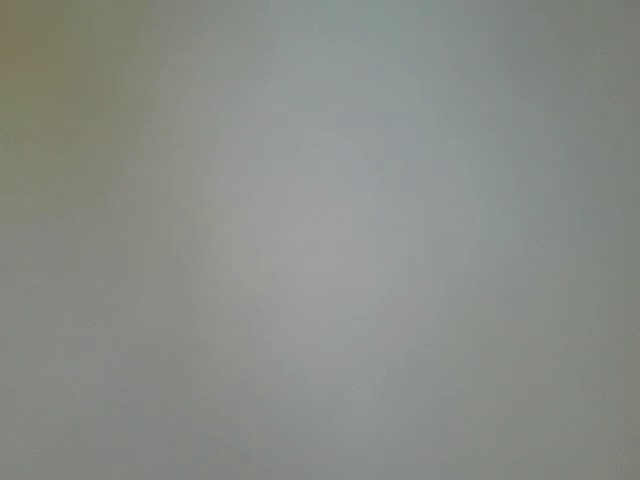
#> input picture frame 5 of Vision.mp4, 640 x 480 px, given in place of the camera
$ jupyter execute 'Video Analysis.ipynb'   (text cells are left out)
#> lines starting #> are read from the running program, lines starting #| are printed output that depends on the picture; after the words box and inside, x2 and y2 are one past the last pixel; in counts of white or black regions, pixels touching at a corner belong together
[cell 1]
# Connecting OCV to camera.
# Before connecting to a video, make sure all the kernels of other jupyert files is off.
# When multiple kernels are on they cause noise to the Algorithms of OCV.
# Streaming video directly from webcam, Documentation : https://opencv.org/ .

import cv2
import numpy as np
import time
cap = cv2.VideoCapture(0)

width = int(cap.get(cv2.CAP_PROP_FRAME_WIDTH))
height = int(cap.get(cv2.CAP_PROP_FRAME_HEIGHT))

writer = cv2.VideoWriter('Vision.mp4', cv2.VideoWriter_fourcc(*'DIVX'), 20, (width,height))

while True:
    re, frame = cap.read()
#> frame is the input picture: shape (480, 640, 3); mean B, G, R 135, 140.7, 136.9
    writer.write(frame)
    gray = cv2.cvtColor(frame, cv2.COLOR_BGR2GRAY)
    cv2.imshow('frame', gray)
    if cv2.waitKey(1) & 0xFF == ord('q'):
#> (key q is pressed here)
        break

cap.release()
writer.release()
cv2.destroyAllWindows()

[cell 2]
# gray = black & white video/image.

while True:
    re, frame = cap.read()
    writer.write(frame)
    gray = cv2.cvtColor(frame, cv2.COLOR_BGR2GRAY)
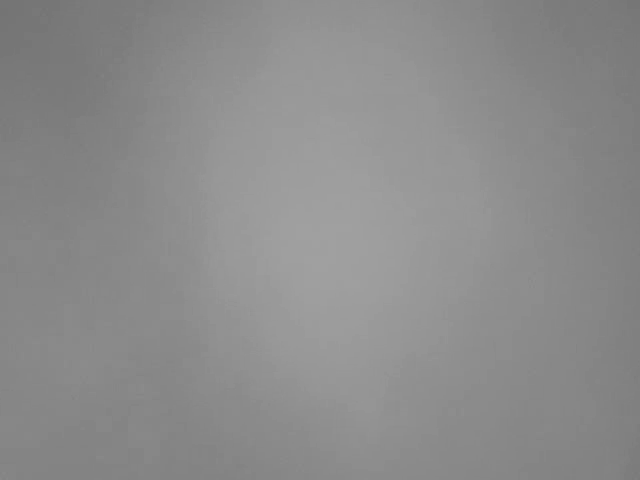
#> gray: shape (480, 640); min 116, max 160, mean 139.9
    cv2.imshow('frame', gray)
    if cv2.waitKey(1) & 0xFF == ord('q'):
#> (key q is pressed here)
        break

cap.release()
writer.release()
cv2.destroyAllWindows()

[cell 3]
cap = cv2.VideoCapture('Vision.mp4')

if cap.isOpened() == False:
    print('Ribot: Akhona Sir the video file your looking for is not found!')
while cap.isOpened():
    ret, frame = cap.read()
    if ret == True:
        time.sleep(1/20)   # Cause the system plays the video quickly, so 1/20 PLAYS AT A NORMAL Human speed.
        cv2.imshow('frame', frame)
        if cv2.waitKey(1) & 0xFF == ord('q'):
#> (key q is pressed here)
            break
    else:
        break
cap.release()
cv2.destroyAllWindows()

[cell 4]
# Drawing on video.
# Lets stream directly from video cam.

cap = cv2.VideoCapture(0)

width = int(cap.get(cv2.CAP_PROP_FRAME_WIDTH))
height = int(cap.get(cv2.CAP_PROP_FRAME_WIDTH))

x = width // 2
y = height // 2

w = width // 4
h = height // 4

while True:
    ret, frame = cap.read()
    cv2.rectangle(frame, (x,y), (x+w, y+h), color=(0,0,255), thickness=4)
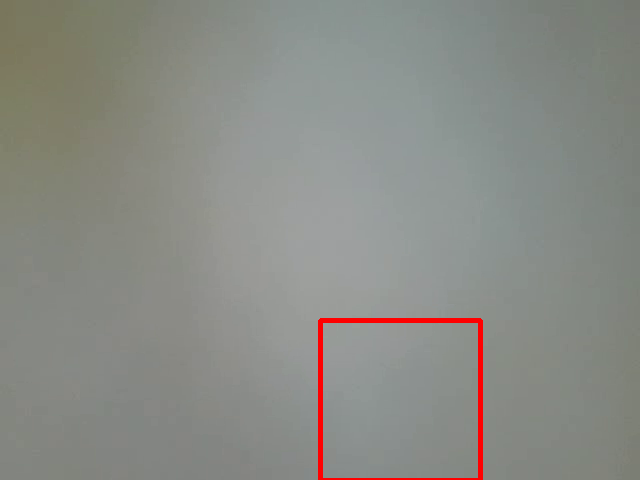
#> frame: shape (480, 640, 3); 0.88% of pixels changed, all inside (x1, y1, x2, y2) = (318, 318, 483, 480)
    cv2.imshow('frame', frame)

    if cv2.waitKey(1) & 0xFF == ord('q'):
#> (key q is pressed here)
        break
cap.release()
cv2.destroyAllWindows()   # We have succefully drawn on the video. A Red Square.

[cell 5]
# Lets draw a rectangle on our video.
# Create a call back fucntion 1st.

def rectangle(event, x, y, flags, param):
    global pt1, pt2, topLeft_clicked, botRight_clicked

    if event == cv2.EVENT_LBUTTONDOWN:
        if topLeft_clicked == True and botRight_clicked == True:
            pt1 = (0,0)
            pt2 = (0,0)
            topLeft_clicked = False
            botRight_clicked = False

        if topLeft_clicked == False:
            pt1 = (x,y)
            topLeft_clicked = True

        elif botRight_clicked == False:
            pt2 = (x,y)
            botRight_clicked = True
    pass

pt1 = (0,0)
pt2 = (0,0)

topLeft_clicked = False
botRight_clicked = False

cap = cv2.VideoCapture(0)
cv2.namedWindow('Test')
cv2.setMouseCallback('Test', rectangle)

while True:
    ret, frame = cap.read()

    if topLeft_clicked:
        cv2.circle(frame, center=pt1, radius=5, color=(0,0,255),thickness=-1)

    if topLeft_clicked and botRight_clicked:
        cv2.rectangle(frame, pt1, pt2, (0,0,255),3)
    cv2.imshow('Test', frame)
    if cv2.waitKey(1) & 0xFF == ord('q'):
#> (key q is pressed here)
        break
cap.release()
cv2.destroyAllWindows()

[cell 6]
def draw_circle(event, x, y, flags, param):
    global center, clicked

    # Get mouse click on down & track cnter.
    if event == cv2.EVENT_LBUTTONDOWN:
        center = (x,y)
        clicked = False
    if event == cv2.EVENT_LBUTTONUP:
        clicked = True

[cell 7]
center = (0,0)
clicked = False

cap = cv2.VideoCapture(0)
cv2.namedWindow('Test')

# Draw circle function to mouse clicks.

while True:
    ret, frame = cap.read()
    if clicked:
        cv2.circle(frame, center=center, radius=50, color=(255,0,0), thickness=5)
    cv2.imshow('Test', frame)
    if cv2.waitKey(1) & 0xFF == ord('q'):
#> (key q is pressed here)
